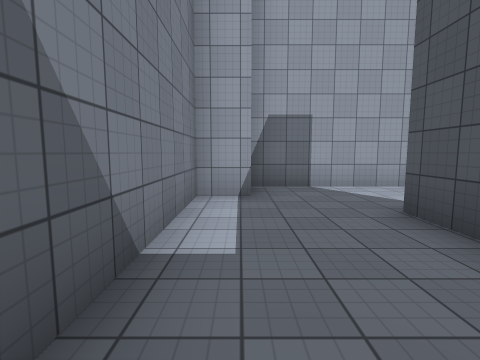
view 1 (above)

20 first-person views from a walk through a scene from a Unity 3-D project. The camera is 1.5 m above the floor, tilts 6° down and sees 85° across. The floor is counted in squares, 2 m on a side. Each view is taken from the middle of a square. On the plan, view 1 faces up. The plan holds only what a view shows up to about 9 squares ahead; the rest is blank. The player character is not drawn. Surface patterns are stand-ins for the level's own textures.

view 2
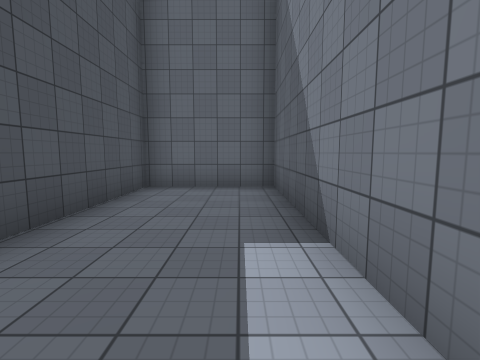

view 3
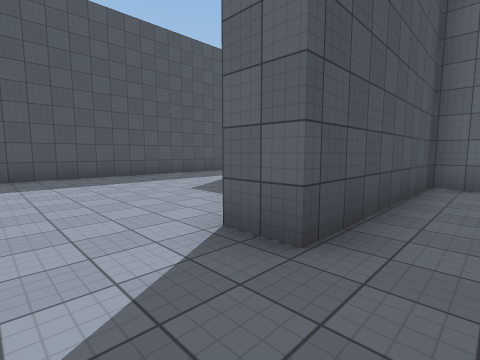

view 4
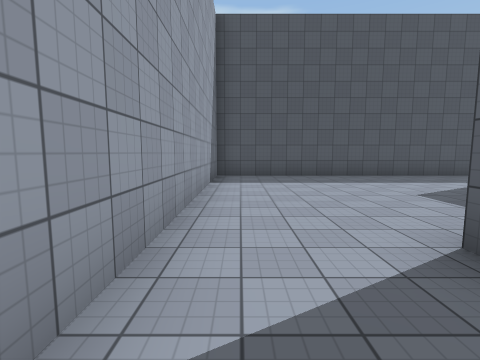

view 5
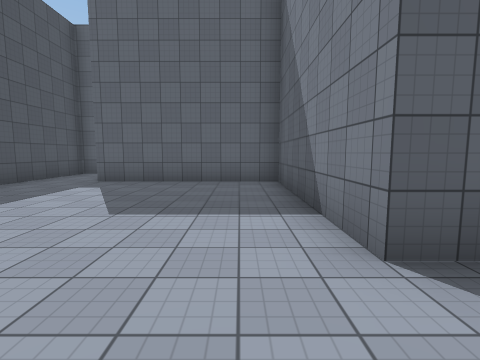

view 6
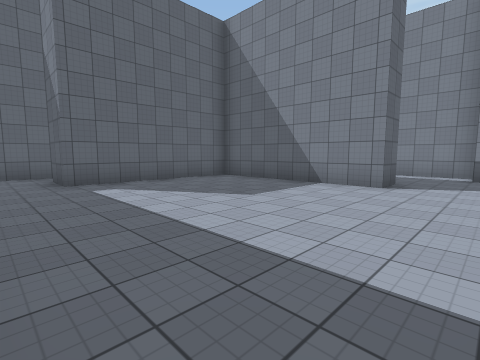

view 7
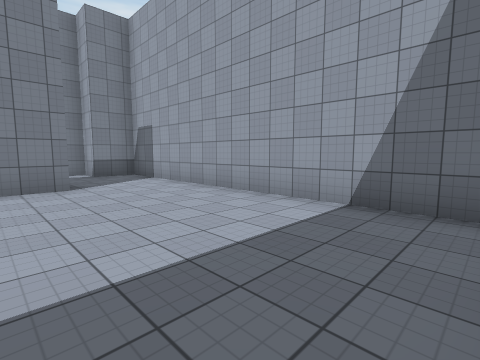

view 8
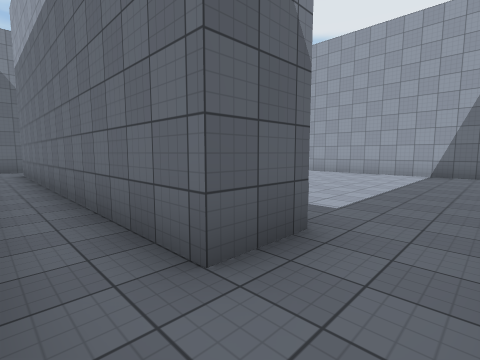

view 9
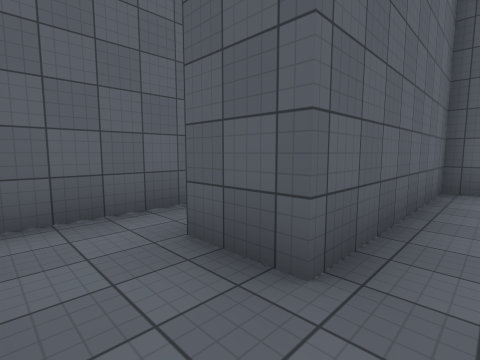

view 10
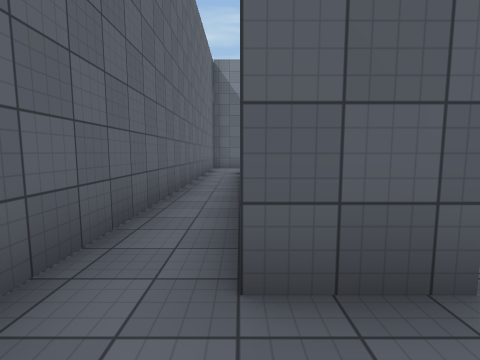

view 11
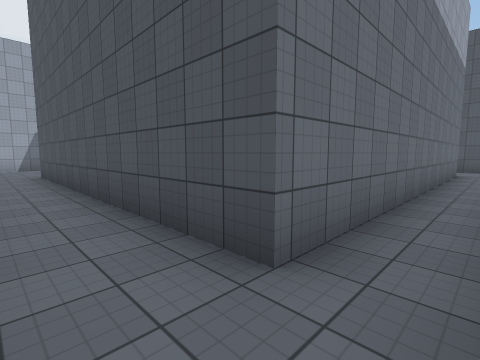

view 12
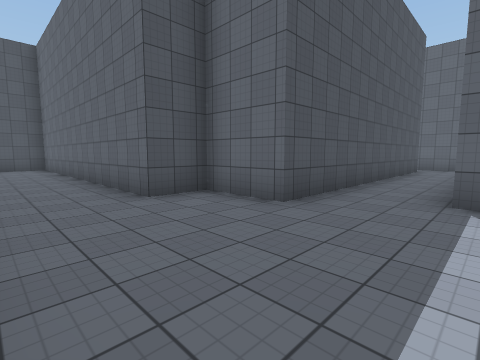

view 13
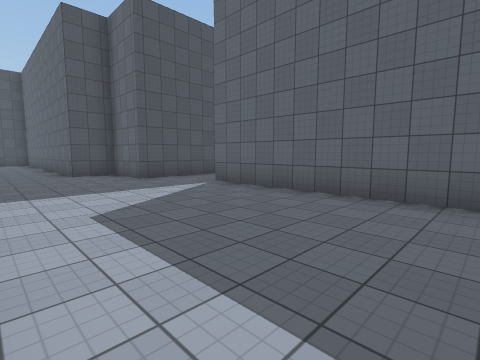

view 14
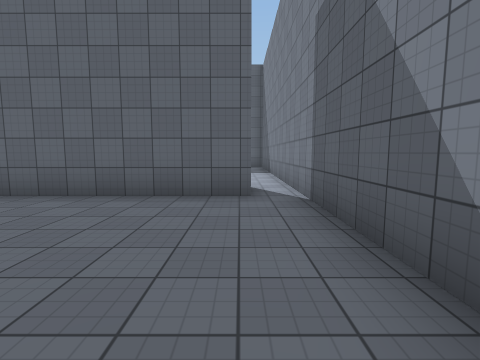

view 15
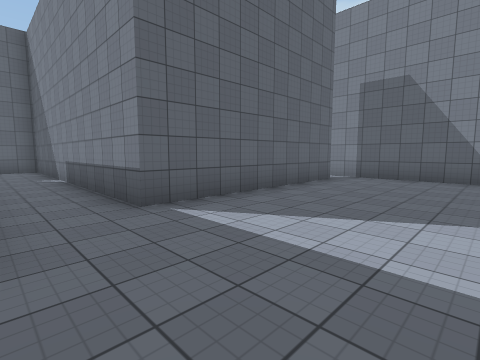

view 16
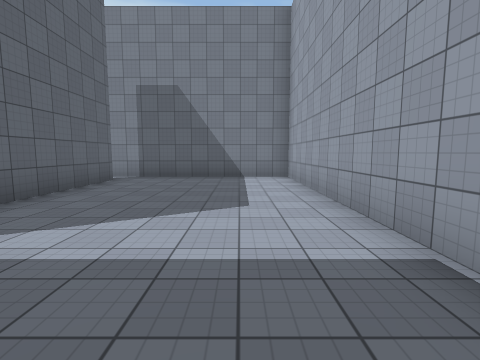

view 17
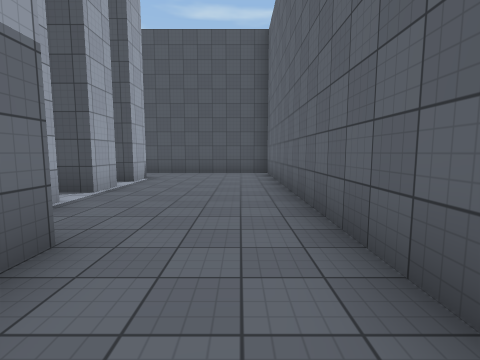

view 18
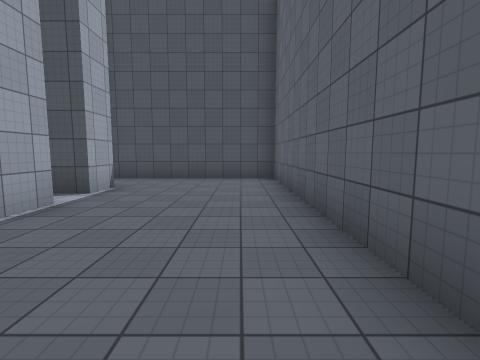

view 19
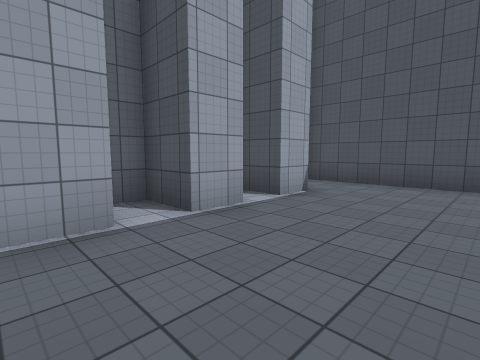

view 20
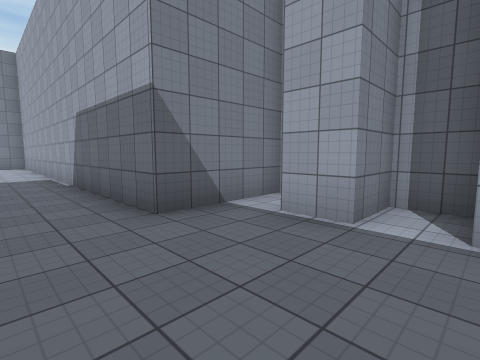

### Floor plan
Ten units are one square. View 1 is at (0, 0); x grows to the right and y downward. Boxes are objects, and circles mark ways between rooms. Rooms are numbered by the first view taken in them; rooms with no view inside come last. Other rooms are left out.
<svg viewBox="-106 -126 207 173">
<path fill="none" stroke="#000" d="M2 -57 2 -45 -8 -45 -8 17 21 17 21 -32 30 -32M34 -58 2 -58M30 -32 30 17 77 17M96 15 96 -58 34 -58M39 -107 30 -107M21 -121 21 -95 -101 -95 -101 -35M-92 -45 -36 -45 -36 32M59 -107 49 -107M78 -107 68 -107 68 -118M0 42 90 42M77 17 77 30 -17 30 -17 -57 2 -57 2 -70 96 -70 96 -119M96 40 96 15"/>
<circle cx="25" cy="-45" r="3" fill="#2a7"/>
<circle cx="85" cy="25" r="3" fill="#2a7"/>
<text x="10" y="-20">1</text>
<text x="60" y="-20">2</text>
<text x="-10" y="-60">3</text>
</svg>
Room 1 opens to room 2. Room 2 opens to room 3.

Where each view was taken, in squares from view 1:
view 1: 0 up, 0 right, facing up
view 2: 4 up, 0 right, facing down
view 3: 5 up, 1 right, facing down-right
view 4: 5 up, 1 right, facing right
view 5: 5 up, 4 right, facing down
view 6: 5 up, 9 right, facing down-left
view 7: 2 up, 9 right, facing up-left
view 8: 4 down, 9 right, facing up-left
view 9: 1 down, 9 right, facing down-left
view 10: 3 down, 9 right, facing left
view 11: 4 down, 3 left, facing up-right
view 12: 9 up, 4 left, facing down-right
view 13: 9 up, 9 left, facing down-right
view 14: 9 up, 9 left, facing down
view 15: 8 up, 2 left, facing down-left
view 16: 8 up, 2 left, facing left
view 17: 8 up, 0 right, facing right
view 18: 8 up, 2 right, facing right
view 19: 8 up, 3 right, facing up-right
view 20: 8 up, 5 right, facing up-left
